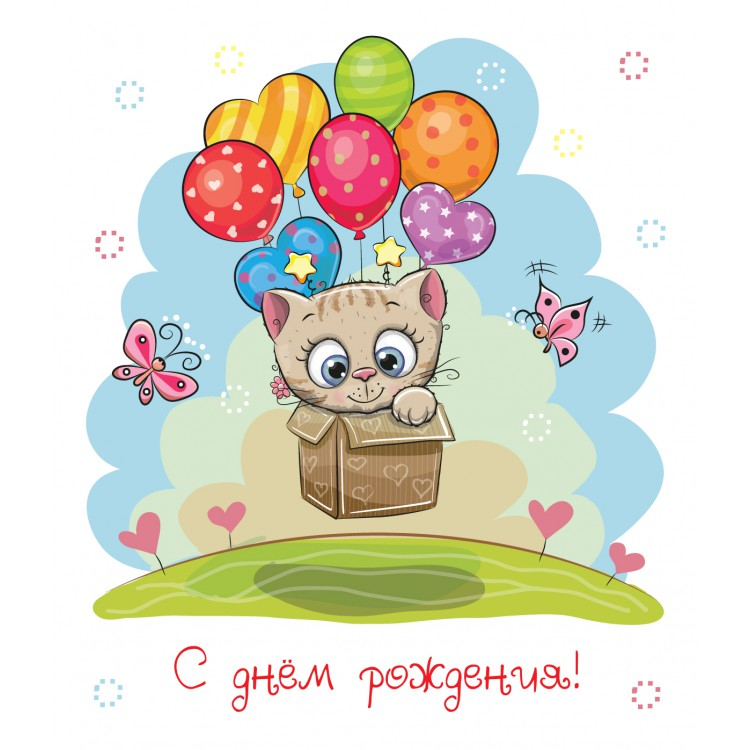
#> input picture dr.jpg, 750 x 750 px
$ python main.py
#> lines starting #> are read from the running program, lines starting #| are printed output that depends on the picture
def p1():
    from PIL import Image

    name = "dr.jpg"
    with Image.open(name) as img:
#> img is the input picture: PIL image 750x750 RGB; mean R, G, B 222.6, 220.4, 207.4
        img.load()

    img = img.crop((100, 200, 600, 500))
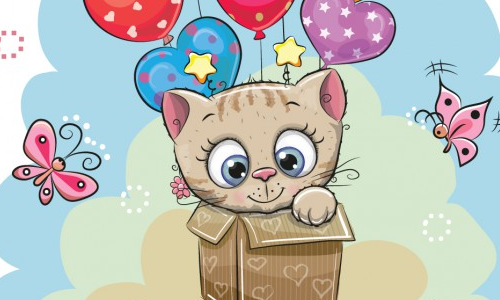
#> img: PIL image 500x300 RGB; mean R, G, B 187.4, 191.5, 186
    img.save('newdr.jpg')
    img.show()

def p2():
    from PIL import Image, ImageDraw
    slowar = {"23 февраля": "23f.jpg", "8 марта" : "8m.jpg", "День Рождения" : "dr.jpg", "нг" : "ng.jpg", "9 мая" : "9maya.jpeg"}
#> (the run stopped early here; a loop or call above may not have finished)
